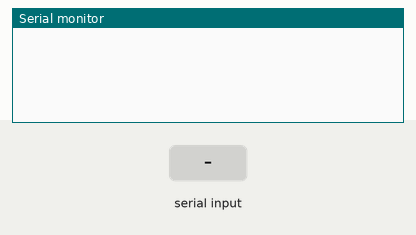
A sketch run on a simulated Arduino Uno, built with avr-gcc and run on an emulated ATmega328P. On the bench: the last lines printed to the serial monitor. The inputs (shaded band) are chosen by the test bench.

Above: at 1.2 s.
1.3 s: "90,45\n" received over Serial
At 1.8 s:
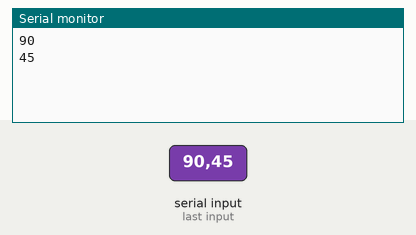
2.8 s: "30,150\n" received over Serial
At 4.8 s:
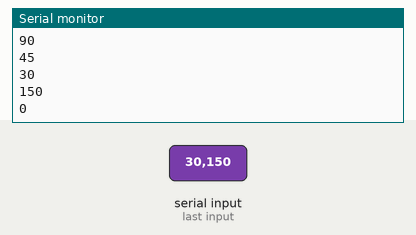
Timing chart, 0 to 6.3 s (numbered marks = the images above; inputs shaded):
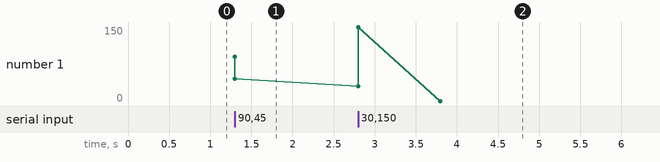

The sketch:

readMultipleDigits.ino
```cpp
void setup(){
  Serial.begin(115200);
}

void loop(){
  char buffer[4];
  while(!Serial.available());
  Serial.readBytes( buffer, 3);
  int value = atoi(buffer);
  Serial.println(value);
}
```

Measured:
- after the input at 1.3 s, the serial monitor: prints a new line at once (image 1)
- after the input at 2.8 s, the serial monitor: prints a new line at once (image 2)
- plotted number 1: 45 → 0 after the input at 2.8 s
